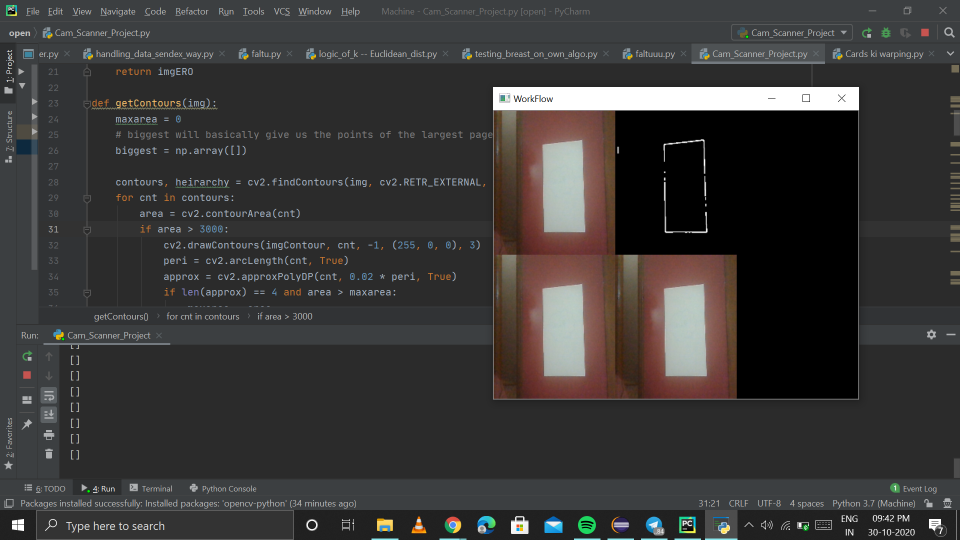
#> input picture img/Borders.png, 1920 x 1080 px, given in place of the camera (shown at 1/2 size)
$ python Cam_Scanner_Project.py
#> lines starting #> are read from the running program, lines starting #| are printed output that depends on the picture; after the words box and inside, x2 and y2 are one past the last pixel; in counts of white or black regions, pixels touching at a corner belong together
import cv2
import numpy as np

###################################
widthImg = 540
heightImg = 640
#####################################

cap = cv2.VideoCapture(0)
cap.set(10, 150)


def precprocess(img):
    imgGray = cv2.cvtColor(img,cv2.COLOR_BGRA2GRAY)
    imgBlur = cv2.GaussianBlur(imgGray,(5,5),1)
    imgCanny = cv2.Canny(imgBlur,200,200)
    kernel = np.ones((5, 5))
    imgDil = cv2.dilate(imgCanny,kernel,iterations=2)
    imgERO = cv2.erode(imgDil,kernel,iterations=1)

    return imgERO

def getContours(img):
    maxarea = 0
    # biggest will basically give us the points of the largest page....(largest contour)
    biggest = np.array([])

    contours, heirarchy = cv2.findContours(img, cv2.RETR_EXTERNAL, cv2.CHAIN_APPROX_NONE)
    for cnt in contours:
        area = cv2.contourArea(cnt)
        if area > 2500:
            cv2.drawContours(imgContour, cnt, -1, (255, 0, 0), 3)
            peri = cv2.arcLength(cnt, True)
            approx = cv2.approxPolyDP(cnt, 0.02 * peri, True)
            if len(approx) == 4 and area > maxarea:
                maxarea = area
                biggest = approx
    print(biggest)
    return biggest
def reorder(myPoints):
    myPoints = myPoints.reshape((4, 2))
    myPointsNew = np.zeros((4, 1, 2), np.int32)
    add = myPoints.sum(1)
    # print("add", add)
    myPointsNew[0] = myPoints[np.argmin(add)]
    myPointsNew[3] = myPoints[np.argmax(add)]
    diff = np.diff(myPoints, axis=1)  ## axis =1 , along the rows
    myPointsNew[1] = myPoints[np.argmin(diff)]
    myPointsNew[2] = myPoints[np.argmax(diff)]
    # print("NewPoints",myPointsNew)
    return myPointsNew
def getWarp(img,bigestt):
    biggesttt = reorder(biggestt)
    points1 = np.float32(biggesttt)
    points2 = np.float32([[0, 0], [widthImg, 0], [0, heightImg], [widthImg, heightImg]])

    matrix = cv2.getPerspectiveTransform(points1, points2)
    imgOutput = cv2.warpPerspective(img, matrix, (widthImg, heightImg))

    imgCropped = imgOutput[20:imgOutput.shape[0] - 20, 20:imgOutput.shape[1] - 20]
    imgCropped = cv2.resize(imgCropped, (widthImg, heightImg))

    return imgCropped
def stackImages(scale,imgArray):
    rows = len(imgArray)
    cols = len(imgArray[0])
    rowsAvailable = isinstance(imgArray[0], list)
    width = imgArray[0][0].shape[1]
    height = imgArray[0][0].shape[0]
    if rowsAvailable:
        for x in range ( 0, rows):
            for y in range(0, cols):
                if imgArray[x][y].shape[:2] == imgArray[0][0].shape [:2]:
                    imgArray[x][y] = cv2.resize(imgArray[x][y], (0, 0), None, scale, scale)
                else:
                    imgArray[x][y] = cv2.resize(imgArray[x][y], (imgArray[0][0].shape[1], imgArray[0][0].shape[0]), None, scale, scale)
                if len(imgArray[x][y].shape) == 2: imgArray[x][y]= cv2.cvtColor( imgArray[x][y], cv2.COLOR_GRAY2BGR)
        imageBlank = np.zeros((height, width, 3), np.uint8)
        hor = [imageBlank]*rows
        hor_con = [imageBlank]*rows
        for x in range(0, rows):
            hor[x] = np.hstack(imgArray[x])
        ver = np.vstack(hor)
    else:
        for x in range(0, rows):
            if imgArray[x].shape[:2] == imgArray[0].shape[:2]:
                imgArray[x] = cv2.resize(imgArray[x], (0, 0), None, scale, scale)
            else:
                imgArray[x] = cv2.resize(imgArray[x], (imgArray[0].shape[1], imgArray[0].shape[0]), None,scale, scale)
            if len(imgArray[x].shape) == 2: imgArray[x] = cv2.cvtColor(imgArray[x], cv2.COLOR_GRAY2BGR)
        hor= np.hstack(imgArray)
        ver = hor
    return ver
def bandw(imgWarpColored):
    imgWarpGray = cv2.cvtColor(imgWarpColored, cv2.COLOR_BGR2GRAY)
    imgAdaptiveThre = cv2.adaptiveThreshold(imgWarpGray, 255, 1, 1, 7, 2)
    imgAdaptiveThre = cv2.bitwise_not(imgAdaptiveThre)
    imgAdaptiveThre = cv2.medianBlur(imgAdaptiveThre, 3)

    return imgAdaptiveThre


while True:
    success, img = cap.read()
#> img is the input picture: shape (1080, 1920, 3); mean B, G, R 55.5, 56.1, 57.7
    img = cv2.resize(img, (widthImg, heightImg))
#> img: shape (640, 540, 3)
    imgContour = img.copy()
    imgBlank = np.zeros_like(img)

    imgThres = precprocess(img)
#> in precprocess, `imgCanny = cv2.Canny(imgBlur,200,200)`:
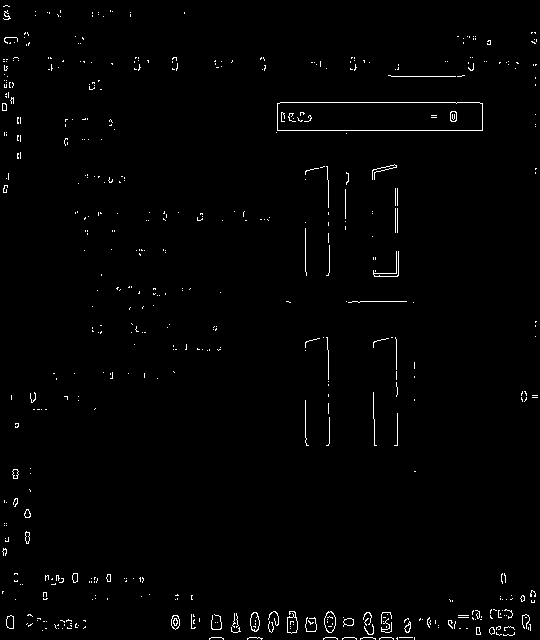
#> imgCanny: shape (640, 540); 1.2% white in thin lines or dots
#> in precprocess, `imgDil = cv2.dilate(imgCanny,kernel,iterations=2)`: imgDil: shape (640, 540); 14.7% white; 141 white regions, largest, box (x1, y1, x2, y2) and area: (205, 607, 443, 640) 6091, (272, 98, 487, 138) 5100, (444, 605, 535, 640) 2470
#> in precprocess, `imgERO = cv2.erode(imgDil,kernel,iterations=1)`:
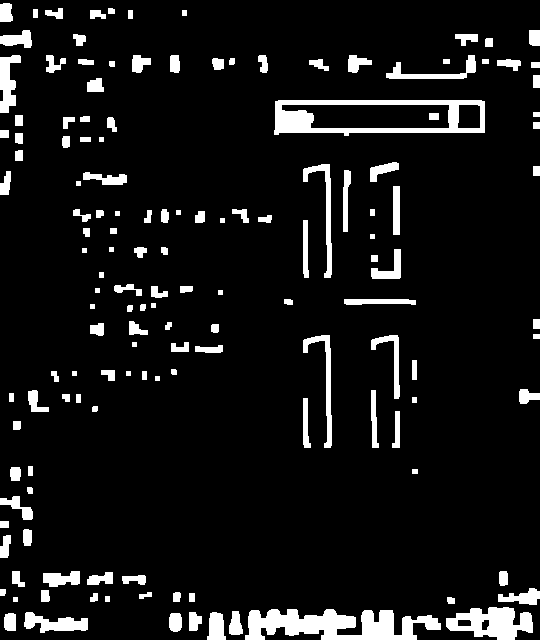
#> imgERO: shape (640, 540); 8.4% white; 146 white regions
    biggestt = getContours(imgThres)
#> in getContours, `contours, heirarchy = cv2.findContours(img, cv2.RETR_EXTERNAL, cv2.CHA..`: contours = 145 contours, 17 with area under 20; largest, box (x1, y1, x2, y2) and area: (274, 100, 485, 136) 6707, (245, 609, 441, 640) 3497, (446, 607, 533, 640) 1804, (24, 612, 88, 633) 672, (0, 55, 21, 113) 646
#> the loop in getContours, `for cnt in contours:` made 145 passes
#> (area, peri, maxarea, biggest) on pass 115: (6707, 490.5, 6707, [[275, 101], [274, 134], [484, 132], [481, 100]])
#> (area, peri) on pass 7: (3497, 708)
#> after the loop in getContours, `for cnt in contours:`:
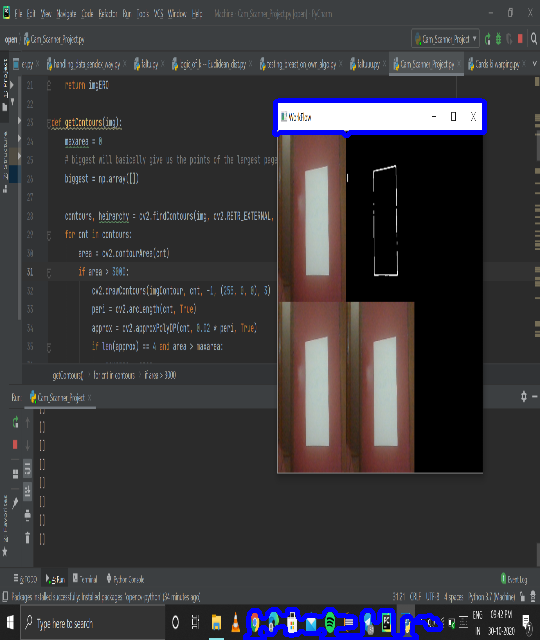
#> imgContour: shape (640, 540, 3); mean B, G, R 58.5, 55.2, 56.8
#> after the loop in getContours, `for cnt in contours:`: maxarea = 6707
#| [[[275 101]]
#|  [[274 134]]
#|  [[484 132]]
#|  [[481 100]]]
#> biggestt = [[275, 101], [274, 134], [484, 132], [481, 100]]

    if biggestt.size != 0:
        imgWarped = getWarp(img, biggestt)
#> in reorder, `add = myPoints.sum(1)`: add = [376, 408, 616, 581]
#> in reorder, `diff = np.diff(myPoints, axis=1)`: diff = [-174, -140, -352, -381]
#> in getWarp, `biggesttt = reorder(biggestt)`: biggesttt = [[275, 101], [481, 100], [274, 134], [484, 132]]
#> in getWarp, `matrix = cv2.getPerspectiveTransform(points1, points2)`: matrix = [[2.6, 0.0789, -723.9], [0.0982, 20.23, -2070.5], [-0.000142, 0.000611, 1]]
#> in getWarp, `imgOutput = cv2.warpPerspective(img, matrix, (widthImg, heightImg))`:
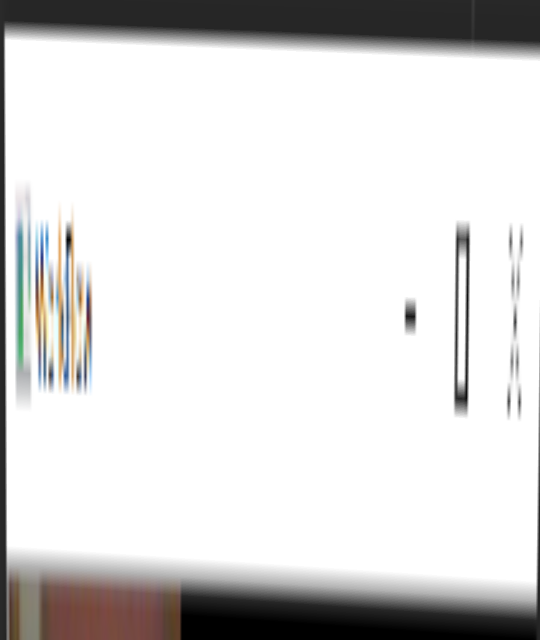
#> imgOutput: shape (640, 540, 3); mean B, G, R 217.4, 217.9, 218.7
        imgWarpedB = bandw(imgWarped)
#> in bandw, `imgWarpGray = cv2.cvtColor(imgWarpColored, cv2.COLOR_BGR2GRAY)`:
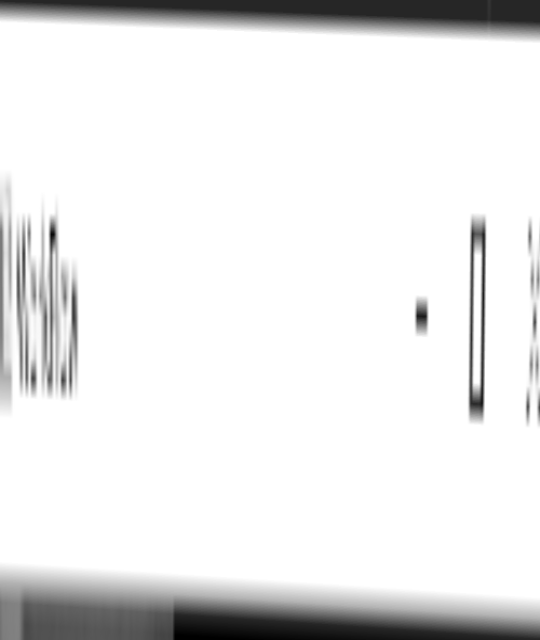
#> imgWarpGray: shape (640, 540); min 0, max 255, mean 232.4
#> in bandw, `imgAdaptiveThre = cv2.adaptiveThreshold(imgWarpGray, 255, 1, 1, 7, 2)`: imgAdaptiveThre: shape (640, 540); 3.6% white; 802 white regions (763 under 20 px), largest, box (x1, y1, x2, y2) and area: (469, 214, 486, 424) 1415, (0, 0, 488, 23) 1277, (47, 197, 59, 399) 1087
#> in bandw, `imgAdaptiveThre = cv2.medianBlur(imgAdaptiveThre, 3)`:
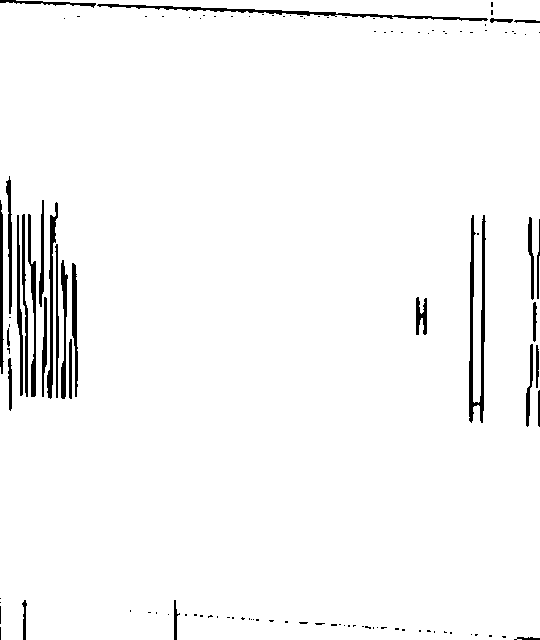
#> imgAdaptiveThre: shape (640, 540); 96.9% white; 118 black regions (89 under 20 px), largest, box (x1, y1, x2, y2) and area: (469, 215, 486, 423) 1410, (97, 4, 488, 21) 1111, (47, 202, 58, 399) 722
        imageArray = ([img,imgThres,imgContour],
                   [imgWarped,imgWarpedB,imgBlank])
        #imageArray = ([imgContour, imgWarped])
        cv2.imshow("ImageWarped", imgWarped)
    else:
        imageArray = ([img, imgThres,imgBlank],
                       [img, img, imgBlank])
        #imageArray = ([imgCo, img])

    stackedImages = stackImages(0.3, imageArray)
#> in stackImages, `rows = len(imgArray)`: rows = 2
#> in stackImages, `cols = len(imgArray[0])`: cols = 3
#> in stackImages, `rowsAvailable = isinstance(imgArray[0], list)`: rowsAvailable = True
#> in stackImages, `hor = [imageBlank]*rows`: hor = 2 items
#> in stackImages, `ver = np.vstack(hor)`:
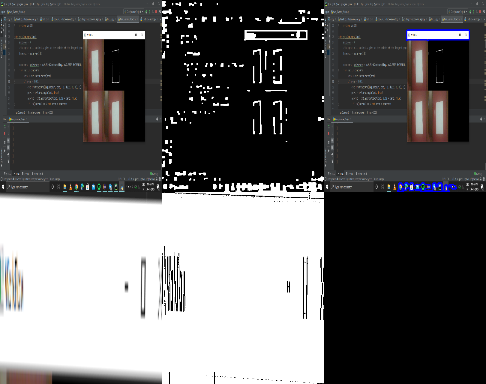
#> ver: shape (384, 486, 3); mean of channels 0, 1, 2 102.3, 101.9, 102.5; drawn as B, G, R
    cv2.imshow("WorkFlow", stackedImages)

    if cv2.waitKey(1) & 0xFF == ord('q'):
#> (key q is pressed here)
        break
cap.release()
